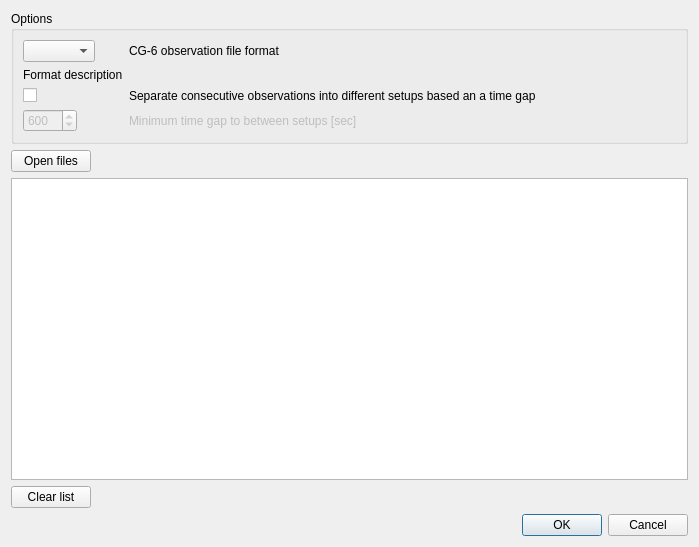
<?xml version="1.0" encoding="UTF-8"?>
<ui version="4.0">
 <class>DialogLoadCg6ObservationFiles</class>
 <widget class="QDialog" name="DialogLoadCg6ObservationFiles">
  <property name="geometry">
   <rect>
    <x>0</x>
    <y>0</y>
    <width>699</width>
    <height>547</height>
   </rect>
  </property>
  <property name="windowTitle">
   <string>Load CG-6 observation files</string>
  </property>
  <layout class="QVBoxLayout" name="verticalLayout_2">
   <item>
    <widget class="QGroupBox" name="groupBox">
     <property name="title">
      <string>Options</string>
     </property>
     <layout class="QVBoxLayout" name="verticalLayout">
      <item>
       <layout class="QFormLayout" name="formLayout">
        <item row="0" column="0">
         <widget class="QComboBox" name="comboBox_format_selection"/>
        </item>
        <item row="0" column="1">
         <widget class="QLabel" name="label_format_selection">
          <property name="text">
           <string>CG-6 observation file format</string>
          </property>
         </widget>
        </item>
        <item row="3" column="0">
         <widget class="QSpinBox" name="spinBox_dt_sec">
          <property name="enabled">
           <bool>false</bool>
          </property>
          <property name="maximum">
           <number>9999</number>
          </property>
          <property name="value">
           <number>600</number>
          </property>
         </widget>
        </item>
        <item row="3" column="1">
         <widget class="QLabel" name="label_dt_sec">
          <property name="enabled">
           <bool>false</bool>
          </property>
          <property name="text">
           <string>Minimum time gap to between setups [sec]</string>
          </property>
         </widget>
        </item>
        <item row="2" column="0">
         <widget class="QCheckBox" name="checkBox_use_dt">
          <property name="text">
           <string/>
          </property>
         </widget>
        </item>
        <item row="2" column="1">
         <widget class="QLabel" name="label_use_dt">
          <property name="text">
           <string>Separate consecutive observations into different setups based an a time gap</string>
          </property>
         </widget>
        </item>
        <item row="1" column="0">
         <widget class="QLabel" name="label">
          <property name="text">
           <string>Format description</string>
          </property>
         </widget>
        </item>
        <item row="1" column="1">
         <widget class="QLabel" name="label_format_description">
          <property name="text">
           <string/>
          </property>
          <property name="wordWrap">
           <bool>true</bool>
          </property>
         </widget>
        </item>
       </layout>
      </item>
     </layout>
    </widget>
   </item>
   <item>
    <layout class="QHBoxLayout" name="horizontalLayout">
     <item>
      <widget class="QPushButton" name="pushButton_select_files">
       <property name="text">
        <string>Open files</string>
       </property>
      </widget>
     </item>
     <item>
      <spacer name="horizontalSpacer">
       <property name="orientation">
        <enum>Qt::Horizontal</enum>
       </property>
       <property name="sizeHint" stdset="0">
        <size>
         <width>40</width>
         <height>20</height>
        </size>
       </property>
      </spacer>
     </item>
    </layout>
   </item>
   <item>
    <widget class="QListWidget" name="listWidget_open_files"/>
   </item>
   <item>
    <layout class="QHBoxLayout" name="horizontalLayout_2">
     <item>
      <widget class="QPushButton" name="pushButton_clear_list">
       <property name="text">
        <string>Clear list</string>
       </property>
      </widget>
     </item>
     <item>
      <spacer name="horizontalSpacer_2">
       <property name="orientation">
        <enum>Qt::Horizontal</enum>
       </property>
       <property name="sizeHint" stdset="0">
        <size>
         <width>40</width>
         <height>20</height>
        </size>
       </property>
      </spacer>
     </item>
    </layout>
   </item>
   <item>
    <widget class="QDialogButtonBox" name="buttonBox">
     <property name="orientation">
      <enum>Qt::Horizontal</enum>
     </property>
     <property name="standardButtons">
      <set>QDialogButtonBox::Cancel|QDialogButtonBox::Ok</set>
     </property>
    </widget>
   </item>
  </layout>
 </widget>
 <resources/>
 <connections>
  <connection>
   <sender>buttonBox</sender>
   <signal>accepted()</signal>
   <receiver>DialogLoadCg6ObservationFiles</receiver>
   <slot>accept()</slot>
   <hints>
    <hint type="sourcelabel">
     <x>248</x>
     <y>254</y>
    </hint>
    <hint type="destinationlabel">
     <x>157</x>
     <y>274</y>
    </hint>
   </hints>
  </connection>
  <connection>
   <sender>buttonBox</sender>
   <signal>rejected()</signal>
   <receiver>DialogLoadCg6ObservationFiles</receiver>
   <slot>reject()</slot>
   <hints>
    <hint type="sourcelabel">
     <x>316</x>
     <y>260</y>
    </hint>
    <hint type="destinationlabel">
     <x>286</x>
     <y>274</y>
    </hint>
   </hints>
  </connection>
  <connection>
   <sender>checkBox_use_dt</sender>
   <signal>toggled(bool)</signal>
   <receiver>spinBox_dt_sec</receiver>
   <slot>setEnabled(bool)</slot>
   <hints>
    <hint type="sourcelabel">
     <x>28</x>
     <y>80</y>
    </hint>
    <hint type="destinationlabel">
     <x>52</x>
     <y>108</y>
    </hint>
   </hints>
  </connection>
  <connection>
   <sender>checkBox_use_dt</sender>
   <signal>toggled(bool)</signal>
   <receiver>label_use_dt</receiver>
   <slot>setEnabled(bool)</slot>
   <hints>
    <hint type="sourcelabel">
     <x>28</x>
     <y>80</y>
    </hint>
    <hint type="destinationlabel">
     <x>392</x>
     <y>81</y>
    </hint>
   </hints>
  </connection>
 </connections>
</ui>
